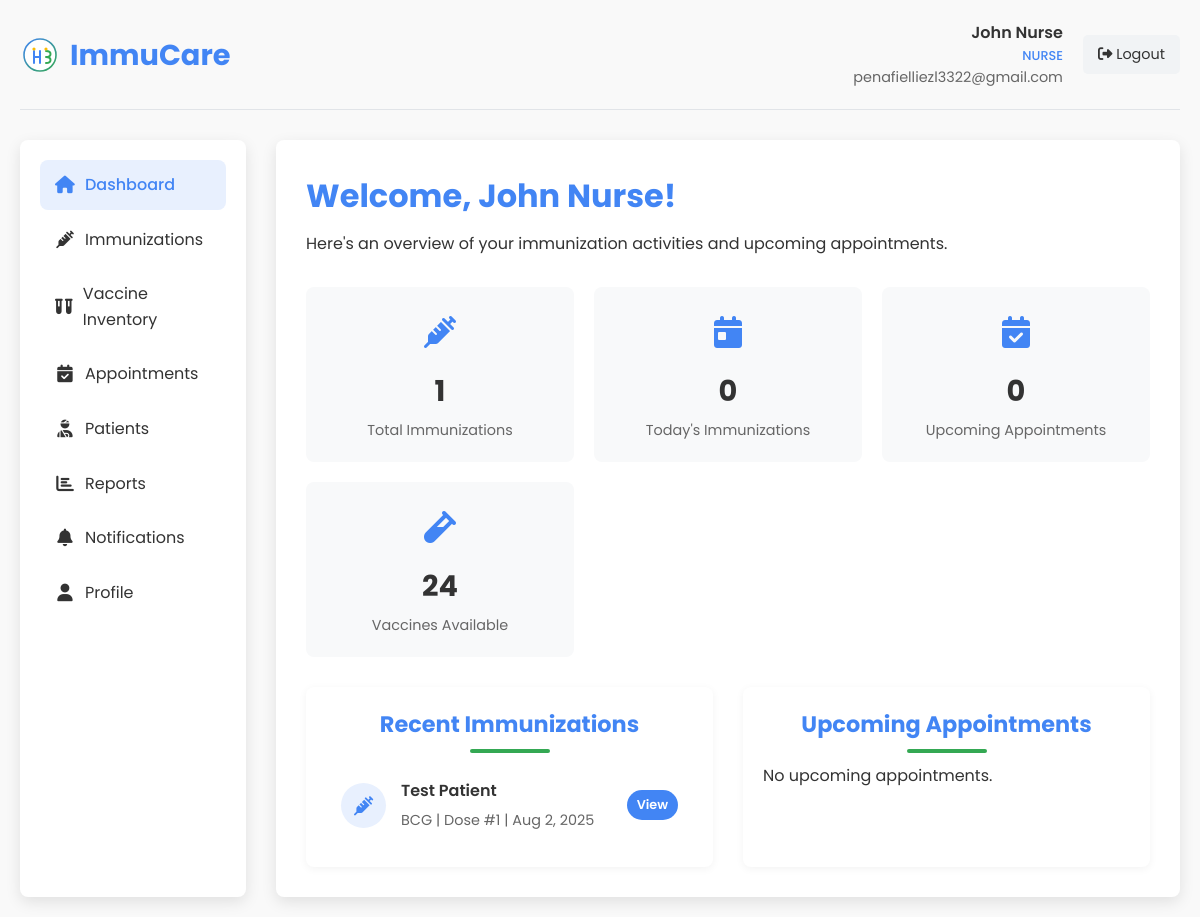
Page /nurse_dashboard.php (signed in) on the earlier database version.
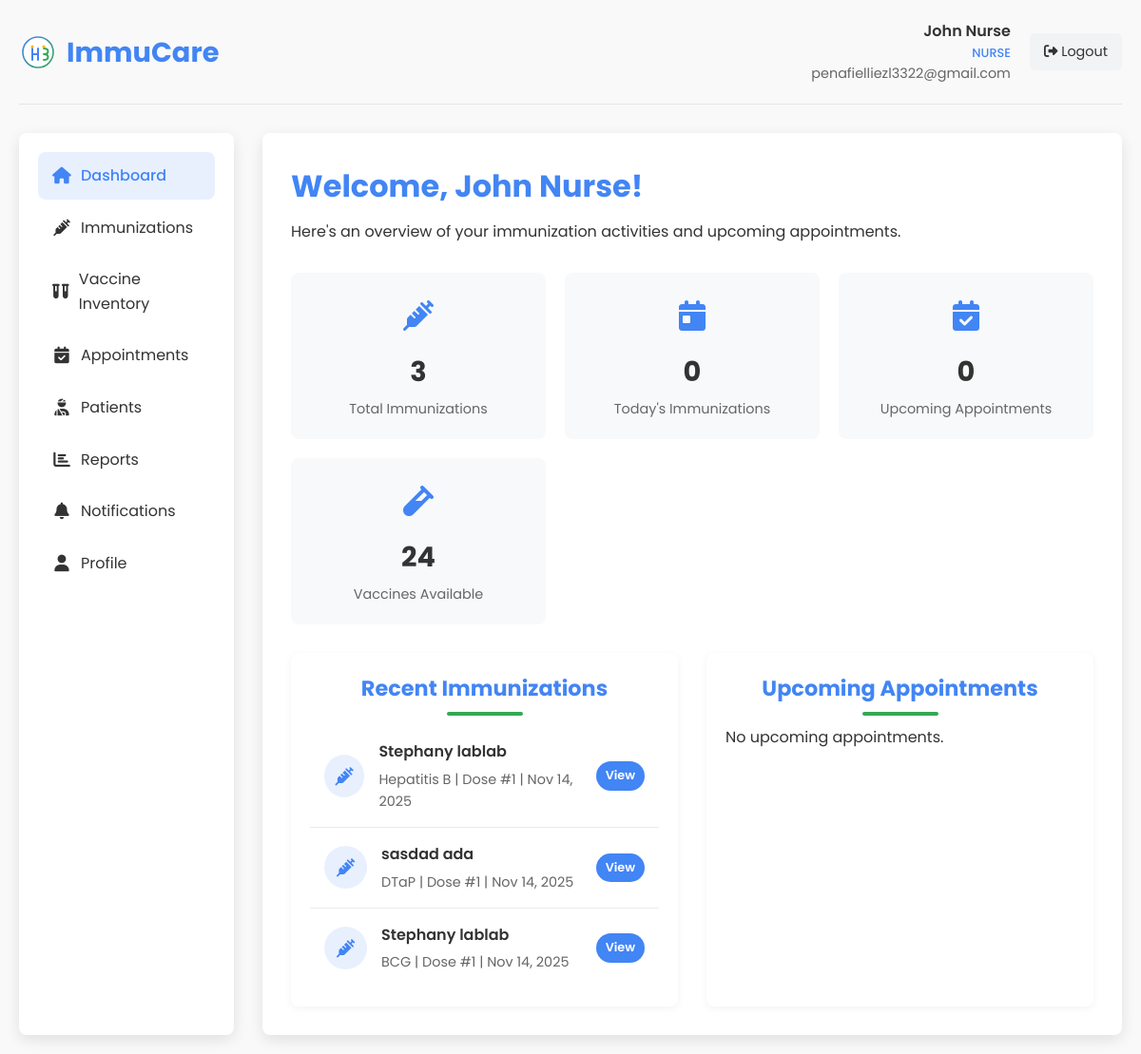
Same page on the later database version.
### tables this page shows
CREATE TABLE `immunizations` (
  `id` int(11) NOT NULL,
  `patient_id` int(11) NOT NULL,
  `vaccine_id` int(11) NOT NULL,
  `administered_by` int(11) NOT NULL,
  `dose_number` int(11) DEFAULT 1,
  `batch_number` varchar(50) DEFAULT NULL,
  `expiration_date` date DEFAULT NULL,
  `administered_date` datetime NOT NULL,
  `next_dose_date` date DEFAULT NULL,
  `location` varchar(100) DEFAULT NULL,
  `diagnosis` text DEFAULT NULL,
  `transaction_id` varchar(100) DEFAULT NULL,
  `transaction_number` varchar(50) DEFAULT NULL,
  `created_at` datetime NOT NULL,
  `updated_at` timestamp NOT NULL DEFAULT current_timestamp() ON UPDATE current_timestamp()
);

CREATE TABLE `patients` (
  `id` int(11) NOT NULL,
  `user_id` int(11) DEFAULT NULL,
  `first_name` varchar(50) NOT NULL,
  `middle_name` varchar(50) DEFAULT NULL,
  `last_name` varchar(50) NOT NULL,
  `date_of_birth` date NOT NULL,
  `gender` enum('male','female','other') NOT NULL,
  `blood_type` varchar(10) DEFAULT NULL COMMENT 'Patient blood type (A+, A-, B+, B-, AB+, AB-, O+, O-)',
  `purok` text NOT NULL,
  `city` varchar(100) NOT NULL,
  `province` varchar(100) NOT NULL,
  `postal_code` varchar(20) DEFAULT NULL,
  `phone_number` varchar(20) DEFAULT NULL,
  `email` varchar(255) DEFAULT NULL,
  `medical_history` text DEFAULT NULL,
  `allergies` text DEFAULT NULL,
  `diagnosis` text DEFAULT NULL COMMENT 'Patient diagnosis information',
  `created_at` datetime NOT NULL,
  `updated_at` timestamp NOT NULL DEFAULT current_timestamp() ON UPDATE current_timestamp()
);

CREATE TABLE `vaccines` (
  `id` int(11) NOT NULL,
  `name` varchar(100) NOT NULL,
  `manufacturer` varchar(100) DEFAULT NULL,
  `description` text DEFAULT NULL,
  `recommended_age` varchar(100) DEFAULT NULL,
  `doses_required` int(11) DEFAULT 1,
  `days_between_doses` int(11) DEFAULT NULL,
  `is_active` tinyint(1) DEFAULT 1,
  `created_at` datetime NOT NULL,
  `updated_at` timestamp NOT NULL DEFAULT current_timestamp() ON UPDATE current_timestamp()
);

### nurse_dashboard.php (the view, shortened to what the changed rows need)
<?php
$user_id = $_SESSION['user_id'];
$user_name = $_SESSION['user_name'];
$conn = new mysqli(DB_HOST, DB_USER, DB_PASS, DB_NAME);
$stmt = $conn->prepare("SELECT COUNT(*) as count FROM immunizations WHERE administered_by = ?");
$stmt->bind_param("i", $user_id);
$stmt->execute();
$result = $stmt->get_result();
$immunization_count = $result->fetch_assoc()['count'];
$stmt = $conn->prepare("SELECT i.*, p.first_name, p.last_name, v.name as vaccine_name
                        FROM immunizations i
                        JOIN patients p ON i.patient_id = p.id
                        JOIN vaccines v ON i.vaccine_id = v.id
                        WHERE i.administered_by = ?
                        ORDER BY i.administered_date DESC LIMIT 5");
$stmt->bind_param("i", $user_id);
$stmt->execute();
$recent_immunizations = $stmt->get_result();
?>
<!DOCTYPE html>
<html lang="en">
<head>
    <link rel="stylesheet" href="styles.css">
    <link rel="stylesheet" href="https://cdnjs.cloudflare.com/ajax/libs/font-awesome/6.4.0/css/all.min.css">
</head>
<body>
    <div class="dashboard-container">
        <div class="dashboard-header">
            <div class="dashboard-logo">
                <h1>ImmuCare</h1>
            </div>
        </div>
        <div class="dashboard-content">
            <div class="main-content">
                <div class="welcome-section">
                    <h2>Welcome, <?php echo htmlspecialchars($user_name); ?>!</h2>
                </div>
                <div class="stats-grid">
                    <div class="stat-card">
                        <div class="stat-icon">
                            <i class="fas fa-syringe"></i>
                        </div>
                        <div class="stat-value"><?php echo $immunization_count; ?></div>
                        <div class="stat-label">Total Immunizations</div>
                    </div>
                </div>
                <div class="dashboard-sections">
                    <div class="section-card">
                        <?php if ($recent_immunizations->num_rows > 0): ?>
                            <?php while ($immunization = $recent_immunizations->fetch_assoc()): ?>
                                <div class="record-item">
                                    <div class="record-icon">
                                        <i class="fas fa-syringe"></i>
                                    </div>
                                    <div class="record-details">
                                        <div class="record-title">
                                            <?php echo htmlspecialchars($immunization['first_name'] . ' ' . $immunization['last_name']); ?>
                                        </div>
                                        <div class="record-info">
                                            <?php echo htmlspecialchars($immunization['vaccine_name']); ?> |
                                            Dose #<?php echo $immunization['dose_number']; ?> |
                                            <?php echo date('M j, Y', strtotime($immunization['administered_date'])); ?>
                                        </div>
                                    </div>
                                    <div class="record-actions">
                                        <a href="view_immunization.php?id=<?php echo $immunization['id']; ?>" class="btn btn-primary btn-sm">View</a>
                                    </div>
                                </div>
                            <?php endwhile; ?>
                        <?php else: ?>
                            <p>No recent immunizations.</p>
                        <?php endif; ?>
                    </div>
                </div>
            </div>
        </div>
    </div>
</body>
</html>

Differences in the rows shown:
removed immunizations: patient.last_name "Test Patient", vaccine.name "BCG", dose_number "1", administered_date "Aug 2, 2025"
added immunizations: patient.last_name "Stephany lablab", vaccine.name "Hepatitis B", dose_number "1", administered_date "Nov 14, 2025"
added immunizations: patient.last_name "sasdad ada", vaccine.name "DTaP", dose_number "1", administered_date "Nov 14, 2025"
added immunizations: patient.last_name "Stephany lablab", vaccine.name "BCG", dose_number "1", administered_date "Nov 14, 2025"
Other differences:
$immunization_count: "1" → "3"
